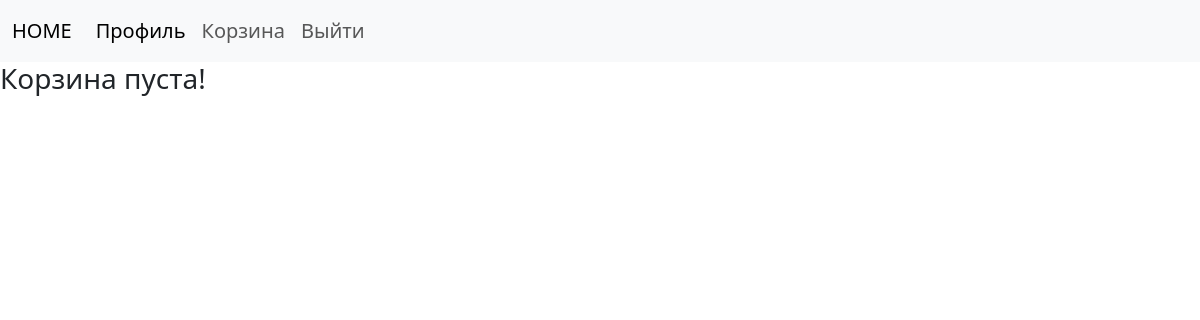
Before: /basket (signed in) with the older database file.
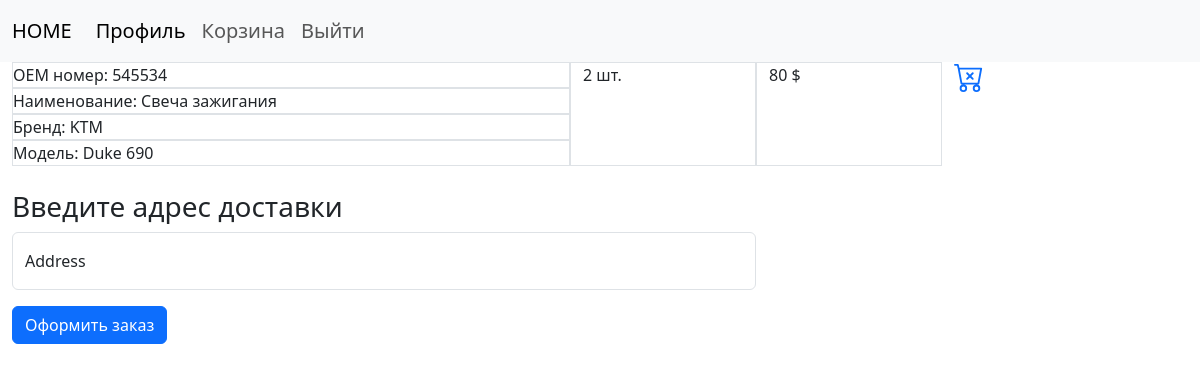
After: the same page with the newer database file.
### app/models.py (models this page shows, shortened)
class Basket(Base):
    __tablename__ = 'basket'
    id = Column(Integer, primary_key=True)
    amount = Column(Integer)
    part_id = Column(Integer, ForeignKey('part.id'))
    part = relationship('Part', back_populates='parent')
    order_id = Column(Integer, ForeignKey('order.id'))
    order = relationship('Order', back_populates='parent')

class Part(Base):
    __tablename__ = 'part'
    id = Column(Integer, primary_key=True)
    part_number = Column(String)
    description = Column(String)  # полное название детали
    price = Column(Integer)
    amount = Column(Integer)
    model_id = Column(Integer, ForeignKey('model.id'),  nullable=False)
    model = relationship('Model', back_populates="parent")
    element_id = Column(Integer, ForeignKey('element.id'), nullable=False)
    element = relationship('Element', back_populates="parent")
    parent = relationship('Basket', back_populates='part')   # переделать

class Brand(Base):
    __tablename__ = 'brand'
    id = Column(Integer, primary_key=True)
    brand_name = Column(String(30))
    parent = relationship('Model', back_populates='brand')

class Model(Base):
    __tablename__ = 'model'
    id = Column(Integer, primary_key=True)
    model_name = Column(String)
    brand_id = Column(Integer, ForeignKey('brand.id'), nullable=False)
    brand = relationship('Brand', back_populates="parent")
    type_id = Column(Integer, ForeignKey('type.id'), nullable=False)
    type = relationship('Type', back_populates="parent")
    parent = relationship('Part', back_populates='model')
    image_id = Column(Integer, ForeignKey('element_image.id'))

### app/main/routes.py (the view, shortened to what this page needs)
@bp.route('/basket', methods=['GET', 'POST'])
def basket():
    form = RegistrationOrder(request.form)
    order = session.query(Order).filter(Order.user_id == current_user.id).filter(Order.status == None).first()
    if order == None:
        basket = 'Корзина пуста!'
    else:
        basket = session.query(Basket).filter(Basket.order_id == order.id).group_by(Basket.part_id).all()
        if basket == []:
            basket = 'Корзина пуста!'
    return render_template('main/basket.html', basket=basket, form=form)

### app/main/forms.py
class RegistrationOrder(Form):
    address = StringField("Address", [DataRequired(message='Введите адрес доставки!')])
    submit = SubmitField('Заказать!')

### app/models.py (called while the page is built)
@login.user_loader
def load_user(id):
    user = session.query(User).get(int(id))
    return user

### app/templates/main/basket.html (shortened to what this page needs)
{% extends "base.html" %}
{% block content %}
{% if basket == 'Корзина пуста!' %}
    <h3>{{ basket }}</h3>
{% else %}
    <div class="container  float-start fs-6">
        {% for b in basket %}
        <div class="container">
            <div class="row">
                <div class="col-6">
                    <div class="row">
                        <div class="col">
                            <div class="row border">
                                OEM номер: {{ b.part.part_number }}
                            </div>
                            <div class="row border">
                                Наименование: {{ b.part.description }}
                            </div>
                            <div class="row border">
                                Бренд: {{ b.part.model.brand.brand_name }}
                            </div>
                            <div class="row border">
                                Модель: {{ b.part.model.model_name }}
                            </div>
                        </div>
                    </div>
                </div>
                <div class="col-2 border">
                    {{ b.amount }} шт.
                </div>
                <div class="col-2 border">
                    {{ b.part.price * b.amount }} $
                </div>
                <div class="col-2">
                    <a href="{{ url_for('main.deleteFromBasket', order_id=b.order_id, part_id=b.part_id) }}">
                    </a>
                </div>
            </div>
        </div>
        <br>
        {% endfor %}
        <h3>Введите адрес доставки</h3>
        <form action="" method="POST" novalidate>
            <div class="form-floating mb-3">
                {% if form.address.errors %}
                {% for error in form.address.errors %}
                <div class="form-floating col-sm-8">
                    {{ form.address(class="form-control is-invalid", id="floatingInputInvalid", placeholder="Адрес") }}
                    <label for="floatingInputInvalid">{{ error }}</label>
                </div>
                {% endfor %}
                {% else %}
                <div class="form-floating col-sm-8">
                    {{ form.address(class="form-control", id="floatingInput", placeholder="Адрес") }}
                    {{ form.address.label(for="floatingInput") }}
                </div>
                {% endif %}
            </div>
            <button type="submit" class="btn btn-primary">Оформить заказ</button>
        </form>
        {% endif %}
    </div>
    {% endblock%}

Changed rows visible on the page:
added Basket: part.part_number "545534", part.description "Свеча зажигания", part.model.brand.brand_name "KTM", part.model.model_name "Duke 690", amount "2", b.part.price*b.amount "80"
Other visible differences:
{{ basket }}: "Корзина пуста!" → (not shown)
text now shown: "Введите адрес доставки Оформить заказ"
